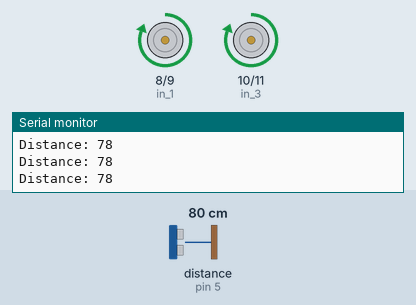
Recording of a sketch running on a simulated Arduino Uno, built with avr-gcc and run on an emulated ATmega328P. Parts: motor-driver pin pairs drawn as motors (green arrow = first pin HIGH = forward, orange = second pin HIGH = backward, longer = more drive), the last lines printed to the serial monitor. Wiring (inferred from the names in the program): ultrasonic range finder: trigger pin 6; echo pin 5. Inputs (shaded band) come from the test bench; at power-on: distance to the obstacle (sensor on pin 5) 80 cm. The echo pulse lasts 58.3 µs per cm.

Above: at 1.2 s.
1.3 s: distance to the obstacle (sensor on pin 5) set to 18 cm
2.8 s: distance to the obstacle (sensor on pin 5) set to 15 cm
At 3.7 s:
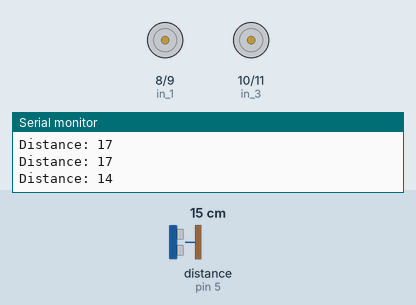
4.3 s: distance to the obstacle (sensor on pin 5) set to 250 cm
At 5.9 s:
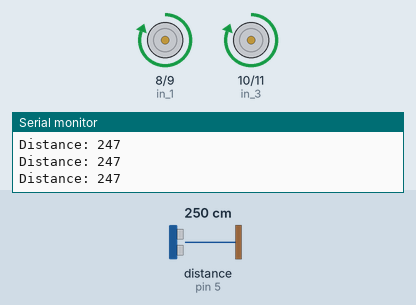
6.3 s: distance to the obstacle (sensor on pin 5) set to 2 cm
At 7.3 s:
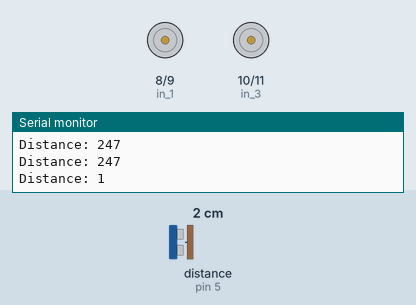
Timing chart, 0 to 8.8 s (numbered marks = the images above; inputs shaded):
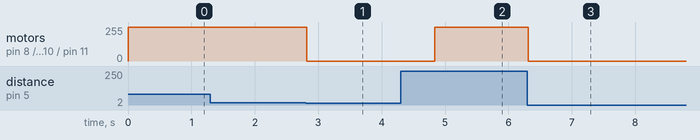

The sketch:

sonar_sensor_test.ino
```cpp
/*
* Ultrasonic Sensor HC-SR04 and Arduino Tutorial
*
* by Dejan Nedelkovski,
* www.HowToMechatronics.com
*
*/

/*// defines pins numbers
const int trigPin = 6;
const int echoPin = 5;

// defines variables
long duration;
int distance;

void setup() {
pinMode(trigPin, OUTPUT); // Sets the trigPin as an Output
pinMode(echoPin, INPUT); // Sets the echoPin as an Input
Serial.begin(9600); // Starts the serial communication
}

void loop() {
// Clears the trigPin
digitalWrite(trigPin, LOW);
delayMicroseconds(2);

// Sets the trigPin on HIGH state for 10 micro seconds
digitalWrite(trigPin, HIGH);
delayMicroseconds(10);
digitalWrite(trigPin, LOW);

// Reads the echoPin, returns the sound wave travel time in microseconds
duration = pulseIn(echoPin, HIGH);

// Calculating the distance
distance= duration*0.034/2;

// Prints the distance on the Serial Monitor
Serial.print("Distance: ");
Serial.println(distance);

if (distance<15){*/

const int trigPin = 6;
const int echoPin = 5;
const int in_1 = 8 ;
const int in_2 = 9 ;
const int in_3 = 10;
const int in_4 = 11;

// defines variables
long duration;
int distance;

void setup() {

 Serial.begin(9600);
 pinMode(trigPin, OUTPUT); // Sets the trigPin as an Output
 pinMode(echoPin, INPUT); // Sets the echoPin as an Input
 pinMode(in_1,OUTPUT); //Logic pins are also set as output
 pinMode(in_2,OUTPUT);
 pinMode(in_3,OUTPUT);
 pinMode(in_4,OUTPUT);

}

void loop() {
  distance_check();
}


void distance_check(){
 // Clears the trigPin
digitalWrite(trigPin, LOW);
delayMicroseconds(2);

// Sets the trigPin on HIGH state for 10 micro seconds
digitalWrite(trigPin, HIGH);
delayMicroseconds(10);
digitalWrite(trigPin, LOW);

// Reads the echoPin, returns the sound wave travel time in microseconds
duration = pulseIn(echoPin, HIGH);

// Calculating the distance
distance= duration*0.034/2;

// Prints the distance on the Serial Monitor
Serial.print("Distance: ");
Serial.println(distance);

if (distance<= 15){
  Stop();
  }

  else{
    Forward();
    }

  }

void Forward(){

  digitalWrite(in_1,HIGH);
  digitalWrite(in_2,LOW);
  digitalWrite(in_3,HIGH);
  digitalWrite(in_4,LOW);


  }


void Stop()
{
  //stopping the motor
   digitalWrite(in_1,LOW);
   digitalWrite(in_2,LOW);
   digitalWrite(in_3,LOW);
   digitalWrite(in_4,LOW);

   delay(2000);

  }
```

Measured:
- the behaviour switches between 17 and 16 cm on distance to the obstacle (sensor on pin 5) (found by bisection; images 0 and 1)
- after the input at 2.8 s, motor on pin 8 (in_1) / pin 9 (in_2), motor on pin 10 (in_3) / pin 11 (in_4): forward 255/255 → stopped at once
- after the input at 4.3 s, motor on pin 8 (in_1) / pin 9 (in_2), motor on pin 10 (in_3) / pin 11 (in_4): stopped → forward 255/255 after 0.54 s
- after the input at 6.3 s, motor on pin 8 (in_1) / pin 9 (in_2), motor on pin 10 (in_3) / pin 11 (in_4): forward 255/255 → stopped at once
